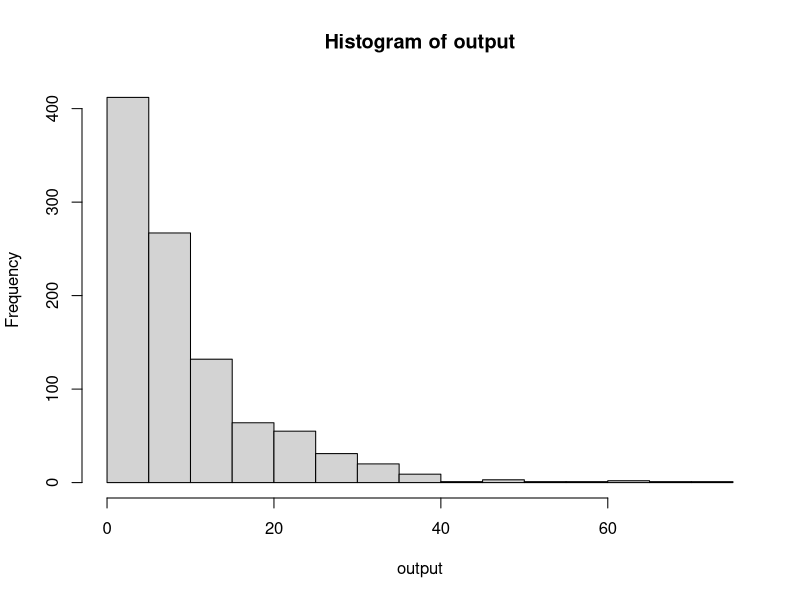
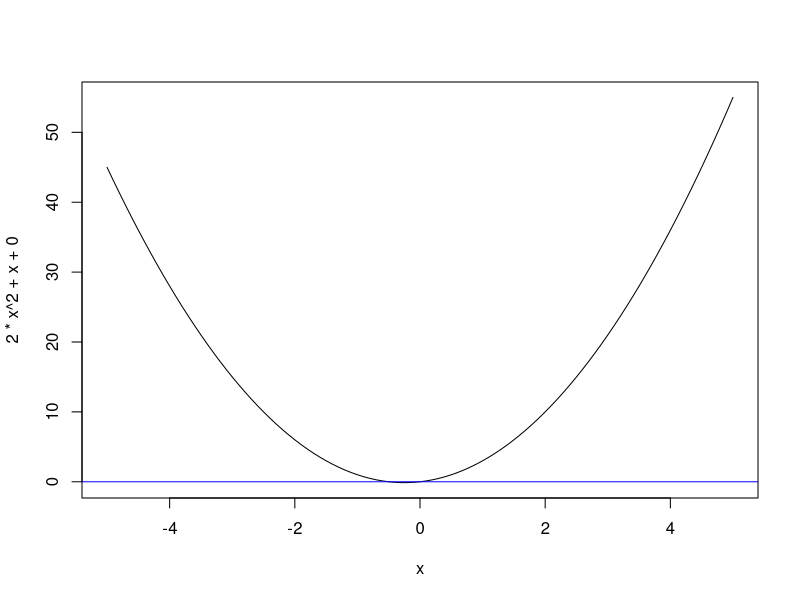
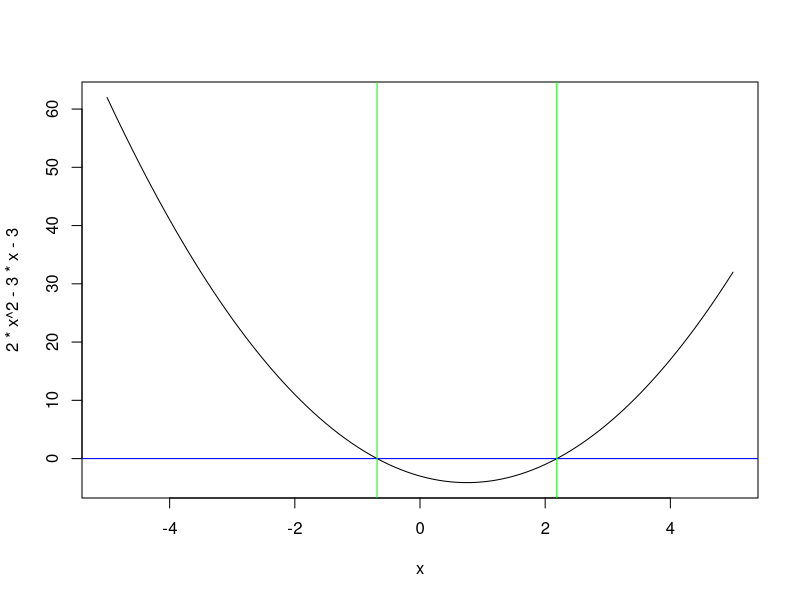

R code for these plots, in order: (Note: this script raises an error after producing the figures.)
# Estruturas de controle--------------------------------------------------------

# IF-ELSE
# Permite desviar a execução do código conforme uma condição
# Não é vetorizada, ou seja, avalia um único valor de entrada

hora <- 6

if (hora >= 6 & hora <12){
  saudacao <- "Bom dia!"
} else if (hora >=12 & hora < 18){
  saudacao <- "Boa tarde!"
} else if (hora >= 18 & hora < 23){
  saudacao  <- "Boa noite!"
} else {
  saudacao <- "Não enviar mensagem"
  stop("Não enviar mensagem")
}

# SWITCH
# Um empilhamento de estruturas IF-ELSE
# Confere mais clareza e eficiência ao código
# Serve para testar um valor contra um conjunto de strings
# Geralmente há uma condição final ou de escape
# Também não é vetorizada

x <- 1:10
tipo <- "geométrica"

switch(tipo,
       "aritmética" = {
         mean(x)
       },
       "harmônica" = {
         length(x)/ sum(1/x)
       },
       "geométrica" = {
         prod(x)^(1/length(x))
       },
       {
         NA_real_
       })

# ifelse()
# Versão do IF-ELSE vetorizada

notas <- c("João" = 70, "Ana" = 89,
           "Lucas" = 67, "Mateus" = 40,
           "Felipe" = 20)

ifelse(notas >= 70, "Aprovado", "Reprovado")

# CASE 
# Versão vetorizada do SWITCH
dplyr::case_when(notas >= 70 ~ "Aprovado",
                 notas >= 40 ~ "Exame",
                 TRUE ~ "Reprovado")

# Estruturas de repetição-------------------------------------------------------

# LOOP FOR
# Utilizado para executar uma instrução um número previamente conhecido de vezes
# O loop itera sobre uma sequência de valores: um vetor ou lista
# Pode-se interromper a execução do loop ou pular uma iteração conforme condições
# que são avaliadas

#Exemplo 1
for (i in 1:10){
  print(i^2)
}

#Exemplo 2
tx_juros <- 0.01
n_meses <- 12

rend <- numeric(n_meses)

rend[1] <- 100

for (i in 2:n_meses){
  rend[i] <- rend[i-1] * (1+tx_juros)
}
rend

# WHILE
# Utilizado para executar uma intrução um número desconhecido de vezes
# A condição é testada antes das instruções serem executadas
# CUIDADO: a condição de parada deve ser declarada para que o loop não seja 
# interminável

n_numbers <- 12
total <- 0
indice <- 1

while (i < n_numbers){
  u <- total + runif(1)
  if (sum(u) > 4) break
  total <- u
  i <-  i + 1
}

total

# REPEAT 
# Utilizado para executar uma intrução um número desconhecido de vezes
# A condição é testada em qualquer posição dentro das instruções a serem execu-
# tadas
# CUIDADO: a condição de parada deve ser declarada para que o loop não seja 
# interminável

total <- 0
indice <- 1

repeat{
  u <- total + runif(1)
  if (u > 4) break
  total <- u
  i <- i+1
}

total

# Exercício: Lançamento de dados
tentativas <- 1
n_max <- 100
while (tentativas < n_max){
  faces <- sample(1:6, 3, replace = T)
  faces_ordenado <- sort(faces)
  print(faces_ordenado)
  sequencia <- sum(ifelse(diff(faces_ordenado) == 1, TRUE, FALSE))
  if (sequencia == 2) break
  tentativas <- tentativas +1
}
tentativas


# Exercício: Número médio de lançamentos

output <- c()
for (i in 1:1000){
  tentativas <- 1
  n_max <- 100
  while (tentativas < n_max){
    faces <- sample(1:6, 3, replace = T)
    faces_ordenado <- sort(faces)
    print(faces_ordenado)
    sequencia <- sum(ifelse(diff(faces_ordenado) == 1, TRUE, FALSE))
    if (sequencia == 2) break
    tentativas <- tentativas +1
  }
   output[i] <- tentativas
}
media_tentativas <- mean(output)
media_tentativas
hist(output)

# Funções ----------------------------------------------------------------------

# Funções encapsulam uma tarefa composta de várias instruções
# Pegam valores de entrada e geram valores de saída
# Permitem o reuso de código de uma forma enxuta

# Exemplo:
imc  <- function(peso, altura){
  imc <- peso/altura^2
  limits <- c(0,18.5, 25, 30, Inf)
  labels <- c("Magreza", "Adequado", 
              "Pré-obeso", "Obesidade")
  classif <- labels[findInterval(imc, vec = limits)]
  return(list(IMC = imc, Classificacao = classif))
}
imc(57, 1.75)

# Estrutura da função: nome da função, argumentos formais, corpo e retorno.
# Nome da função: verbo ou composto por verbo.
# Argumentos: nomes apropriados, podem ser vetores, amtrizes, listas, etc, até
# outras funções, podem ter valores default.
# Retorno: importante retornar alguma coisa, se precisar retornar mais de um 
#objeto sempre usar lista.
# Colocar mensagens descritivas para erros, avisos e comentários
# Evitar modificar variáveis fora do escopo da função

# Exercício: Fórmula de Bhaskara

calcula_bhaskara <- function(a, b = 1, c = 0){
  delta <- b^2 - 4*a*c
  x <- (-b + c(1, -1) * sqrt(delta))/ (2* a)
  return(x)
}

args(calcula_bhaskara)
formals(calcula_bhaskara)
body(calcula_bhaskara)

curve(2 * x^2 + x +0, from = -5, to = 5)
abline(h = 0, col = "blue")

x <- calcula_bhaskara(a = 2, b = -3, c = -3)
x

curve(2 * x^2 -  3* x -3, from = -5, to = 5)
abline(h = 0, col = "blue") 
abline(v = x, col = "green")



# Tratamento de exceções
# Usados quando se faz funções para usos gerais e uma maior audiência, faz com 
# que a função se comunicque de forma clara ao usuário.

# Prever desvios de uso po: variáveis com tipos incorretor, objetos com classe 
# incorreta, indeterminação nos resultados, falha de convergência, arquivos/objetos
# não encontrados

# cat() e print(): imprimir conteúdo no console
# message(): imprime mensagens neutras ao usuário
# warning(): imprime mensagens de aviso, ela causa a saída warning
calcula_bhaskara_2 <- function(a, b = 1, c = 0){
  delta <- b^2 - 4*a*c
  if (delta < 0){
    return(c(NA_real_, NA_real_))
  }
  x <- (-b + c(1, -1) * sqrt(delta))/ (2* a)
  return(x)
}

calcula_bhaskara(2,-3,3)
calcula_bhaskara_2(2,-3,3)

calcula_bhaskara_3 <- function(a, b = 1, c = 0){
  if (a == 0){
    message("o valor de 'a' deve ser diferente de 0")
    return(c(NA_real_, NA_real_))
  }
  delta <- b^2 - 4*a*c
  if (delta < 0){
    return(c(NA_real_, NA_real_))
  }
  x <- (-b + c(1, -1) * sqrt(delta))/ (2* a)
  return(x)
}

calcula_bhaskara_3(0,-3,3)
suppressMessages(calcula_bhaskara_3(0,-3,3))

# Exercício: Lançamento de dados

joga_dados <- function(n_dados, n_max, n_simulacoes){
  vetor_saida <- c()
  for (i in 1:n_simulacoes){
    tentativas <- 1
    while (tentativas < n_max){
      faces <- sample(1:6, n_dados, replace = T)
      print(faces)
      if (n_dados > 6){
        faces_ordenado <- unique(sort(faces))
      } else { 
        faces_ordenado <- sort(faces)
      }
      print(faces_ordenado)
      sequencia <- sum(ifelse(diff(faces_ordenado) == 1, TRUE, FALSE))
      if (sequencia == (length(faces_ordenado) -1)) break
      tentativas <- tentativas +1
    }
    vetor_saida[i] <- tentativas
  }
  return(lista = list(lacamentos = vetor_saida, media_lancamentos = mean(vetor_saida), indices <- which(vetor_saida ==1), n_indices = length(indices)))
}

joga_dados2 <- function(n_dados, n_max, n_simulacoes){
  vetor_saida <- c()
  for (i in 1:n_simulacoes){
    tentativas <- 1
    while (tentativas < n_max){
      faces <- sample(1:6, n_dados, replace = T)
      print(faces)
      if (n_dados > 6){
        faces <- unique(faces)
        print(faces)
      } 
      sequencia <- sum(ifelse(diff(faces) == 1, TRUE, FALSE))
      if (sequencia == (length(faces) -1)) break
      tentativas <- tentativas +1
    }
    vetor_saida[i] <- tentativas
  }
  return(lista = list(lacamentos = vetor_saida, media_lancamentos = mean(vetor_saida), indices <- which(vetor_saida ==1), n_indices = length(indices)))
}
joga_dados2(n_dados = 10, n_max = 1000, n_simulacoes = 1000)

# Aspectos avançados de funções 

# Argumento com valor default
calcula_imc  <- function(peso = 80, altura){
  imc <- peso/altura^2
  limits <- c(0,18.5, 25, 30, Inf)
  labels <- c("Magreza", "Adequado", 
              "Pré-obeso", "Obesidade")
  classif <- labels[findInterval(imc, vec = limits)]
  return(list(IMC = imc, Classificacao = classif))
}
calcula_imc(altura = 1.8)


# Tratando exceções
calcula_imc  <- function(peso = 80, altura){
  if (altura <= 0) stop("Altura deve ser maior que 0")
  if (peso < 0) stop("Peso deve ser maior que 0")
  imc <- peso/altura^2
  limits <- c(0,18.5, 25, 30, Inf)
  labels <- c("Magreza", "Adequado", 
              "Pré-obeso", "Obesidade")
  classif <- labels[findInterval(imc, vec = limits)]
  return(list(IMC = imc, Classificacao = classif))
}
calcula_imc(altura = 0)

# Funções sem argumentos 
calcula_imc_sem_args  <- function(){
  if (altura <= 0) stop("Altura deve ser maior que 0")
  if (peso < 0) stop("Peso deve ser maior que 0")
  imc <- peso/altura^2
  limits <- c(0,18.5, 25, 30, Inf)
  labels <- c("Magreza", "Adequado", 
              "Pré-obeso", "Obesidade")
  classif <- labels[findInterval(imc, vec = limits)]
  return(list(IMC = imc, Classificacao = classif))
}

calcula_imc_sem_args()

peso <- 70
altura <- 1.70 
calcula_imc_sem_args()


#Lazy evaluation
calcula_imc_com_arg_extra  <- function(altura, peso = 80, altura2){
  if (altura <= 0) stop("Altura deve ser maior que 0")
  if (peso < 0) stop("Peso deve ser maior que 0")
  imc <- peso/altura^2
  limits <- c(0,18.5, 25, 30, Inf)
  labels <- c("Magreza", "Adequado", 
              "Pré-obeso", "Obesidade")
  classif <- labels[findInterval(imc, vec = limits)]
  return(list(IMC = imc, Classificacao = classif))
}
calcula_imc_com_arg_extra(altura = 1.9, altura2 = 1.8)

# Uso dos 3 ...

calcula_numero_imc <- function(peso, altura){
  imc <- peso/altura^2
  return(imc)
}

classifica_imc <- function(...){
  imc <- calcula_numero_imc(...)
  limits <- c(0, 18.5, 25, 30, Inf)
  labels <- c("Magreza", "Adequado", 
              "Pré-obeso", "Obesidade")
  classif <- labels[findInterval(imc, limits)]
  return(list(IMC = imc, Classificacao = classif))
}
classifica_imc(80, 1.98)
